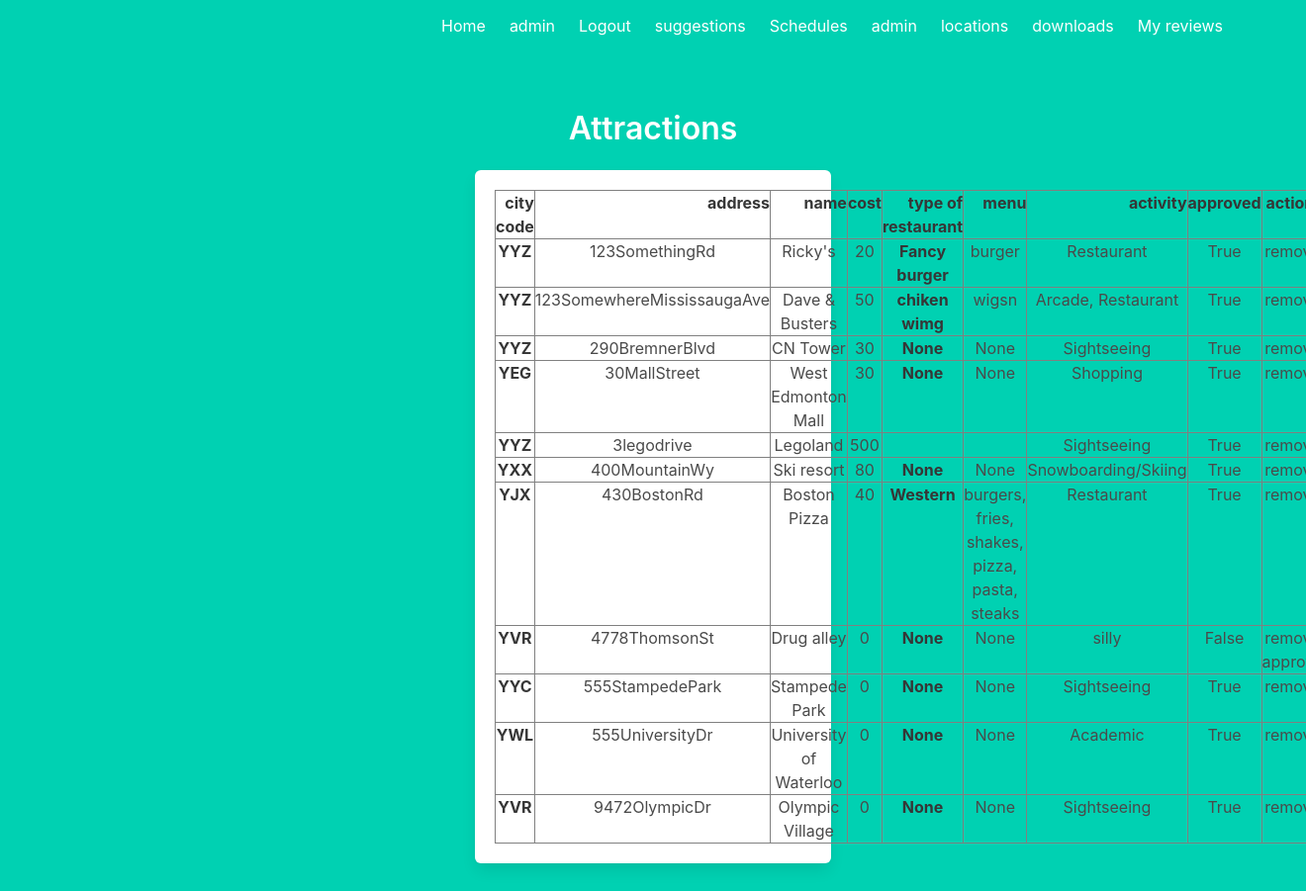
Page /admin/attractions (signed in) on the committed database.
### models.py (models this page shows, shortened)
class User(UserMixin, db.Model):
    id = db.Column(db.Integer, primary_key=True)
    firstName = db.Column(db.String(64), nullable = False)
    lastName = db.Column(db.String(64), nullable = True)
    phone_no = db.Column(db.Integer, nullable = True)
    email = db.Column(db.String(320), unique = True, nullable = False)
    isAdmin = db.Column(db.Boolean, nullable=False)
    password = db.Column(db.String(100), nullable = False) # TODO implement hash for password once everything is good
    reviews = db.relationship('Review', backref='user', lazy = True)
    schedules = db.relationship('Schedule', backref='user', lazy = True)
    events = db.relationship('Event', backref = 'user', lazy = True)

class Attraction(db.Model):
    cityCode = db.Column(db.String, db.ForeignKey('city.airportCode'), nullable = False)
    Address = db.Column(db.String(300), primary_key  =True)
    Name = db.Column(db.String(200), nullable = False)
    Cost = db.Column(db.Integer, nullable = False) #rank from 0-3 in terms of free to expensive
    typeOfRestaurant = db.Column(db.String(), nullable = True)
    menu = db.Column(db.String(), nullable = True)
    activity = db.Column(db.String(50), nullable = False)
    approvedFlag = db.Column(db.Boolean, nullable = False)

### adminView.py (the view)
@adminView.route('/admin/attractions')
def adminAttractions():
    check = current_user.get_id()
    user = User.query.filter_by(id = check).first()
    if not user or not user.isAdmin:
        return redirect(url_for('main.index'))
    attractions = Attraction.query.order_by(Attraction.Address).all()
    return render_template('admin/attractions.html', attractions = attractions)

### app.py (called while the page is built)
@lm.user_loader
def load_user(user_id):
    return User.query.get(int(user_id))

### templates/admin/attractions.html (shortened to what this page needs)
{% extends "base.html" %}
{% block content %}
<div class="column is-4 is-offset-4">
    <h3 class="title">Attractions</h3>
    <div class="box">
        {% if attractions%}
            <table border="1" class="dataframe">
                <thead>
                  <tr style="text-align: right;">
                    <th>city code</th>
                    <th>address</th>
                    <th>name</th>
                    <th>cost</th>
                    <th>type of restaurant</th>
                    <th>menu</th>
                    <th>activity</th>
                    <th>approved</th>
                    <th>actions</th>
                  </tr>
                </thead>
                <tbody>
                    {% for row in attractions %}
                        <tr>
                              <th>{{row['cityCode']}}</th>
                              <td>{{row['Address']}}</td>
                              <td>{{row['Name']}}</td>
                              <td>{{row['Cost']}}</td>
                              <th>{{row['typeOfRestaurant']}}</th>
                              <td>{{row['menu']}}</td>
                              <td>{{row['activity']}}</td>
                              <td>{{row['approvedFlag']}}</td>
                              <td>
                                    <a href="/admin/attractions/{{row['Address']}}/remove">remove</a>
                                {% if not row['approvedFlag']%}
                                    <a href="/admin/attractions/{{row['Address']}}/approve">approve</a>
                                {% endif %}
                            </td>
                        </tr>
                    {% endfor %}
                </tbody>
              </table>
        {% else %}
            <h3>nothing yet</h3>
        {% endif %}
    </div>
</div>
{% endblock %}

### templates/base.html (shortened to what this page needs)
<!DOCTYPE html>
<html>
<head>
    <link rel="stylesheet" href="https://cdnjs.cloudflare.com/ajax/libs/bulma/0.7.2/css/bulma.min.css" />
</head>
<body>
    <section class="hero is-primary is-fullheight">
        <div class="hero-head">
            <nav class="navbar">
                <div class="container">
                    <div id="navbarMenuHeroA" class="navbar-menu">
                        <div class="navbar-end">
                            <a href="{{ url_for('main.index') }}" class="navbar-item">
                                Home
                            </a>
                            {% if current_user.is_authenticated %}
                            <a href="{{ url_for('auth.profile') }}" class="navbar-item">
                                {{current_user['firstName']}}
                            </a>
                            <a href="{{ url_for('auth.logout') }}" class="navbar-item">
                                Logout
                            </a>
                            <a href="/suggestions/{{current_user.get_id()}}" class="navbar-item">
                                suggestions
                            </a>
                            {% endif %}
                            <a href="{{ url_for('sched.schedules') }}" class="navbar-item">
                                Schedules
                            </a>
                            {% if current_user.isAdmin %}
                            <a href="{{ url_for('adminView.admin') }}" class="navbar-item">
                                admin
                            </a>
                            {% endif %}
                            <a href="{{ url_for('area.locations') }}" class="navbar-item">
                                locations
                            </a>
                            <a href="{{url_for('sched.getDownloads')}}" class="navbar-item">
                                downloads
                            </a>
                            <a href="/myreviews" class="navbar-item">
                                My reviews
                            </a>
                        </div>
                    </div>
                </div>
            </nav>
        </div>
        <div class="hero-body">
            <div class="container has-text-centered">
               {% block content %}
               {% endblock %}
            </div>
        </div>
    </section>
</body>
</html>

### rows in the picture
User: firstName "admin"
Attraction: cityCode "YYZ", Address "123SomethingRd", Name "Ricky's", Cost "20", typeOfRestaurant "Fancy burger", menu "burger", activity "Restaurant", approvedFlag "True"
Attraction: cityCode "YYZ", Address "123SomewhereMississaugaAve", Name "Dave & Busters", Cost "50", typeOfRestaurant "chiken wimg", menu "wigsn", activity "Arcade, Restaurant", approvedFlag "True"
Attraction: cityCode "YYZ", Address "290BremnerBlvd", Name "CN Tower", Cost "30", typeOfRestaurant "None", menu "None", activity "Sightseeing", approvedFlag "True"
Attraction: cityCode "YEG", Address "30MallStreet", Name "West Edmonton Mall", Cost "30", typeOfRestaurant "None", menu "None", activity "Shopping", approvedFlag "True"
Attraction: cityCode "YYZ", Address "3legodrive", Name "Legoland", Cost "500", activity "Sightseeing", approvedFlag "True"
Attraction: cityCode "YXX", Address "400MountainWy", Name "Ski resort", Cost "80", typeOfRestaurant "None", menu "None", activity "Snowboarding/Skiing", approvedFlag "True"
Attraction: cityCode "YJX", Address "430BostonRd", Name "Boston Pizza", Cost "40", typeOfRestaurant "Western", menu "burgers, fries, shakes, pizza, pasta, steaks", activity "Restaurant", approvedFlag "True"
Attraction: cityCode "YVR", Address "4778ThomsonSt", Name "Drug alley", Cost "0", typeOfRestaurant "None", menu "None", activity "silly", approvedFlag "False"
Attraction: cityCode "YYC", Address "555StampedePark", Name "Stampede Park", Cost "0", typeOfRestaurant "None", menu "None", activity "Sightseeing", approvedFlag "True"
Attraction: cityCode "YWL", Address "555UniversityDr", Name "University of Waterloo", Cost "0", typeOfRestaurant "None", menu "None", activity "Academic", approvedFlag "True"
Attraction: cityCode "YVR", Address "9472OlympicDr", Name "Olympic Village", Cost "0", typeOfRestaurant "None", menu "None", activity "Sightseeing", approvedFlag "True"
